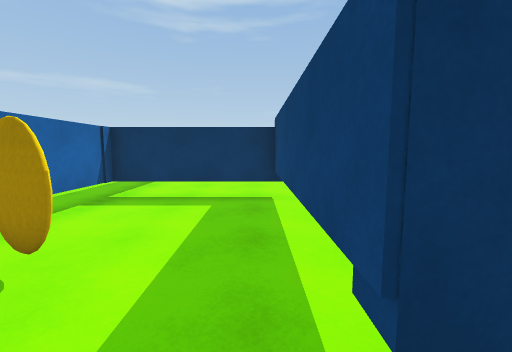
view 1 (above)

16 first-person views from a walk through a 3-D level made in the Unity game engine. The camera is 1.4 m above the floor, tilts 6° down and sees 90° across. The floor is counted in squares, 1 m on a side. Each view is taken from the middle of a square. On the plan, view 1 faces up. The plan holds only what a view shows up to about 13 squares ahead; the rest is blank. The place goes on beyond the plan. The player is left out. Surface patterns are stand-ins for the level's own textures.

view 2
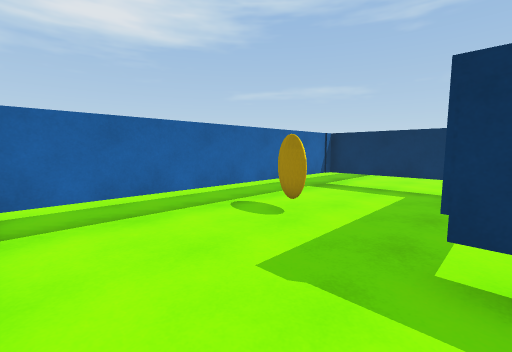

view 3
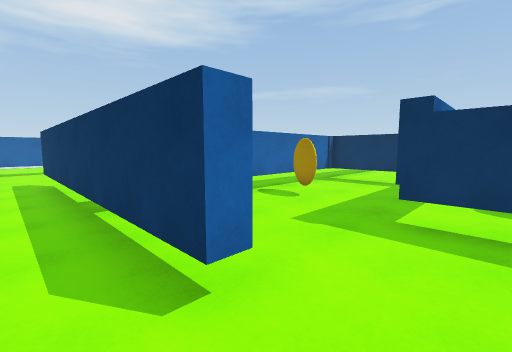

view 4
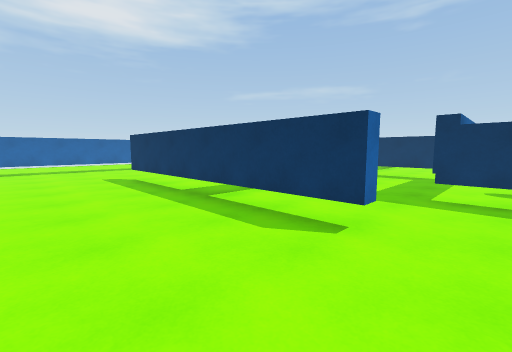

view 5
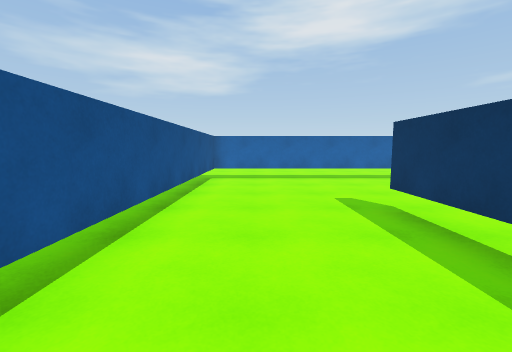

view 6
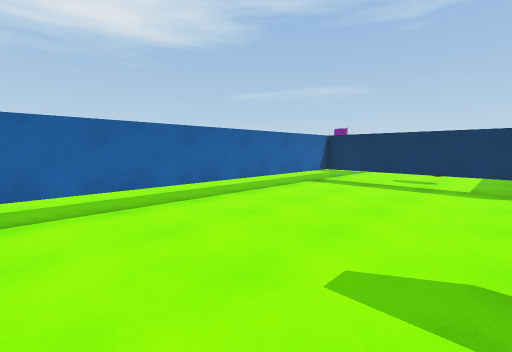

view 7
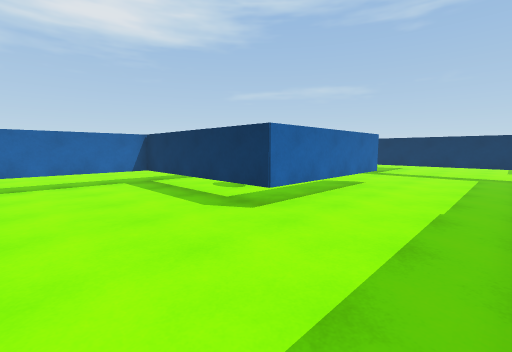

view 8
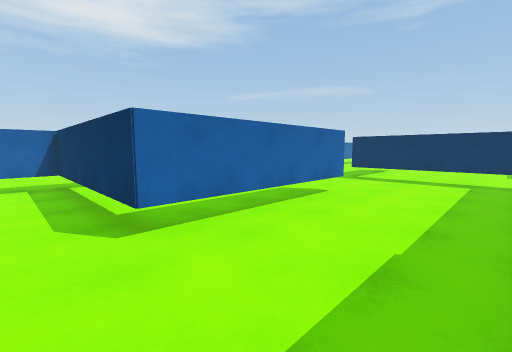

view 9
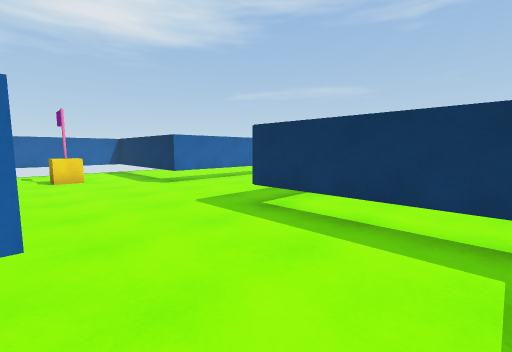

view 10
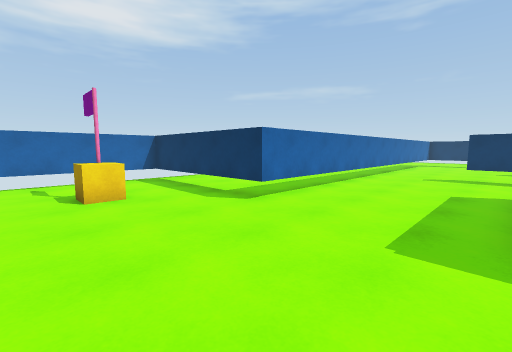

view 11
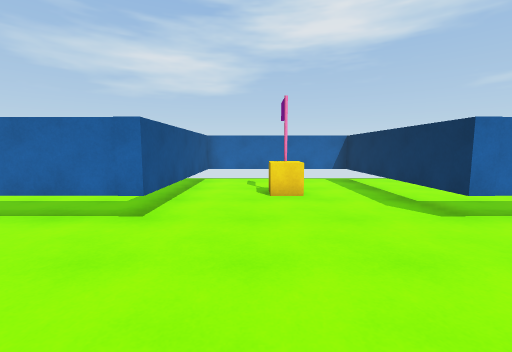

view 12
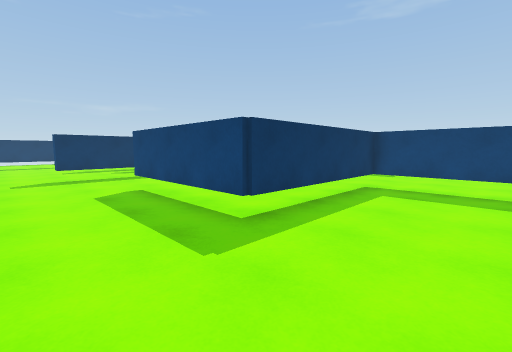

view 13
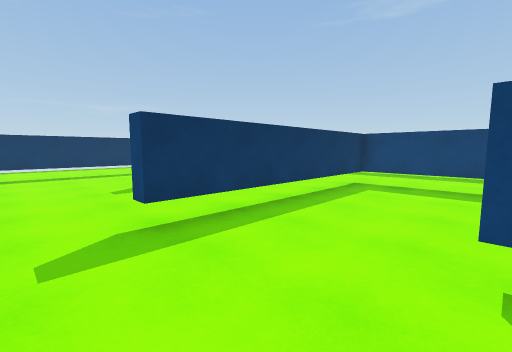

view 14
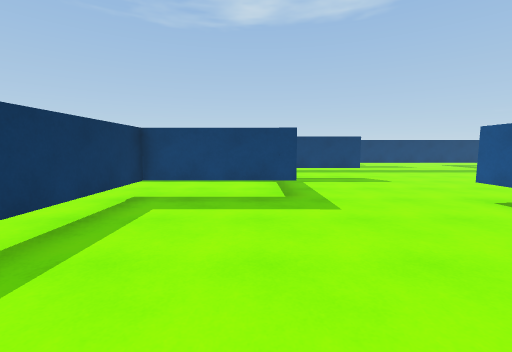

view 15
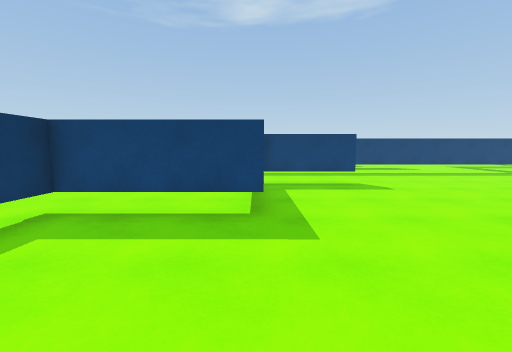

view 16
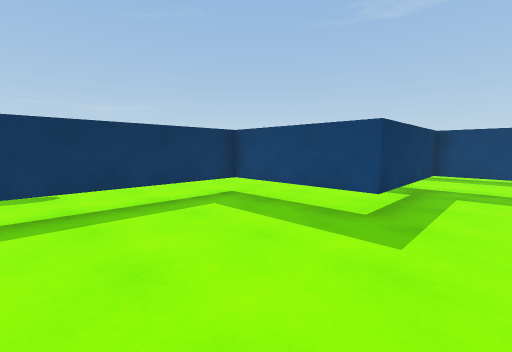

### Floor plan
Key: @ floor where view 1 was taken; # wall or solid block; . floor; T thing the floor can be seen under or through; F flag.
Columns run from 23 left of view 1 to 2 right of it. Each row starts with its distance up from view 1.
 30          ....
 29          .... ........
 28          ..............
 27          ...............
 26          ...............
 25        #...TTTTTTTTT ...
 24        #............T....
 23       .#............T....
 22      ..T............T....
 21      ..T.....T......######
 20      ..T.....T...........#
 19   .....T.....T...........#
 18  ......T.....T...........#
 17  ......T.....T...........#
 16 #TTTTTTT.....TTTTTTT......
 15 #..................T......
 14 #..................T......
 13 #...F..............T......
 12 #..................T......
 11 #.............T.... ......
 10 ########......T.... ......
  9  ......#......T.... .....
  8     ...#......T.... .....
  7     ...#......T....TTTT##
  6     ... ......T....T....#
  5   .....TTTTTTTT....T....#.
  4  ......T...........T....#.
  3  ......T...........T....#.
  2   .....T...........T....#.
  1  ......T...........T....##
  0  ......T...........T...@..
 -1     ...T...........T......
 -2     ...T...........T......
 -3     ...T......TTTTTTTTTT..
 -4     ...T..................
 -5     ...T..................
 -6     ...T.................
 -7       .T................ .
 -8       .###########
 -9        ...........

Positions as (right, up) in squares from view 1, and headings:
1: (0, 0), facing up
2: (1, -2), facing up-left
3: (2, -4), facing up-left
4: (2, -7), facing up-left
5: (-4, -6), facing left
6: (-10, -6), facing up-left
7: (-5, 0), facing up-left
8: (-5, 3), facing up-left
9: (-6, 11), facing up-left
10: (-11, 11), facing up-left
11: (-11, 12), facing left
12: (-14, 12), facing up-right
13: (-14, 21), facing up-right
14: (-11, 22), facing right
15: (-9, 21), facing right
16: (-9, 19), facing up-right
